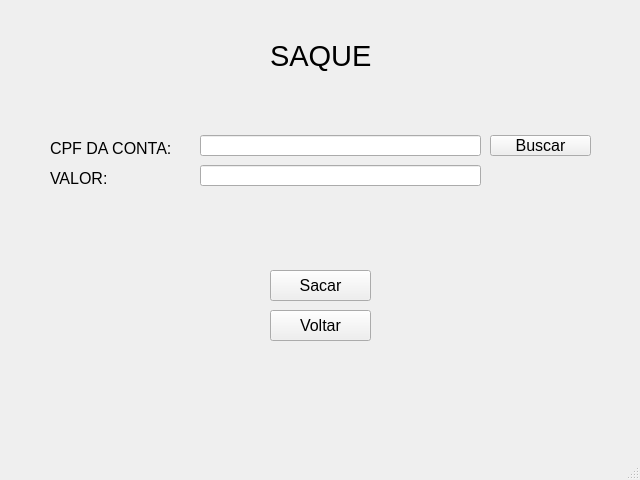
<?xml version="1.0" encoding="UTF-8"?>
<ui version="4.0">
 <class>MainWindow</class>
 <widget class="QMainWindow" name="MainWindow">
  <property name="geometry">
   <rect>
    <x>0</x>
    <y>0</y>
    <width>640</width>
    <height>480</height>
   </rect>
  </property>
  <property name="windowTitle">
   <string>MainWindow</string>
  </property>
  <widget class="QWidget" name="centralwidget">
   <widget class="QLabel" name="titulo">
    <property name="geometry">
     <rect>
      <x>270</x>
      <y>40</y>
      <width>111</width>
      <height>31</height>
     </rect>
    </property>
    <property name="font">
     <font>
      <pointsize>22</pointsize>
     </font>
    </property>
    <property name="text">
     <string>SAQUE</string>
    </property>
   </widget>
   <widget class="QPushButton" name="button_sacar">
    <property name="geometry">
     <rect>
      <x>270</x>
      <y>270</y>
      <width>101</width>
      <height>31</height>
     </rect>
    </property>
    <property name="font">
     <font>
      <pointsize>12</pointsize>
     </font>
    </property>
    <property name="cursor">
     <cursorShape>PointingHandCursor</cursorShape>
    </property>
    <property name="text">
     <string>Sacar</string>
    </property>
   </widget>
   <widget class="QPushButton" name="button_voltar">
    <property name="geometry">
     <rect>
      <x>270</x>
      <y>310</y>
      <width>101</width>
      <height>31</height>
     </rect>
    </property>
    <property name="font">
     <font>
      <pointsize>12</pointsize>
     </font>
    </property>
    <property name="cursor">
     <cursorShape>PointingHandCursor</cursorShape>
    </property>
    <property name="text">
     <string>Voltar</string>
    </property>
   </widget>
   <widget class="QPushButton" name="button_buscar">
    <property name="geometry">
     <rect>
      <x>490</x>
      <y>135</y>
      <width>101</width>
      <height>21</height>
     </rect>
    </property>
    <property name="font">
     <font>
      <pointsize>12</pointsize>
     </font>
    </property>
    <property name="cursor">
     <cursorShape>PointingHandCursor</cursorShape>
    </property>
    <property name="focusPolicy">
     <enum>Qt::ClickFocus</enum>
    </property>
    <property name="text">
     <string>Buscar</string>
    </property>
   </widget>
   <widget class="QLabel" name="label_2">
    <property name="geometry">
     <rect>
      <x>50</x>
      <y>170</y>
      <width>151</width>
      <height>16</height>
     </rect>
    </property>
    <property name="font">
     <font>
      <pointsize>12</pointsize>
     </font>
    </property>
    <property name="text">
     <string>VALOR:</string>
    </property>
   </widget>
   <widget class="QLineEdit" name="lineEdit_2">
    <property name="geometry">
     <rect>
      <x>200</x>
      <y>165</y>
      <width>281</width>
      <height>21</height>
     </rect>
    </property>
   </widget>
   <widget class="QLineEdit" name="lineEdit">
    <property name="geometry">
     <rect>
      <x>200</x>
      <y>135</y>
      <width>281</width>
      <height>21</height>
     </rect>
    </property>
   </widget>
   <widget class="QLabel" name="label">
    <property name="geometry">
     <rect>
      <x>50</x>
      <y>140</y>
      <width>151</width>
      <height>16</height>
     </rect>
    </property>
    <property name="font">
     <font>
      <pointsize>12</pointsize>
     </font>
    </property>
    <property name="text">
     <string>CPF DA CONTA:</string>
    </property>
   </widget>
  </widget>
  <widget class="QMenuBar" name="menubar">
   <property name="geometry">
    <rect>
     <x>0</x>
     <y>0</y>
     <width>640</width>
     <height>20</height>
    </rect>
   </property>
  </widget>
  <widget class="QStatusBar" name="statusbar"/>
 </widget>
 <resources/>
 <connections/>
</ui>
